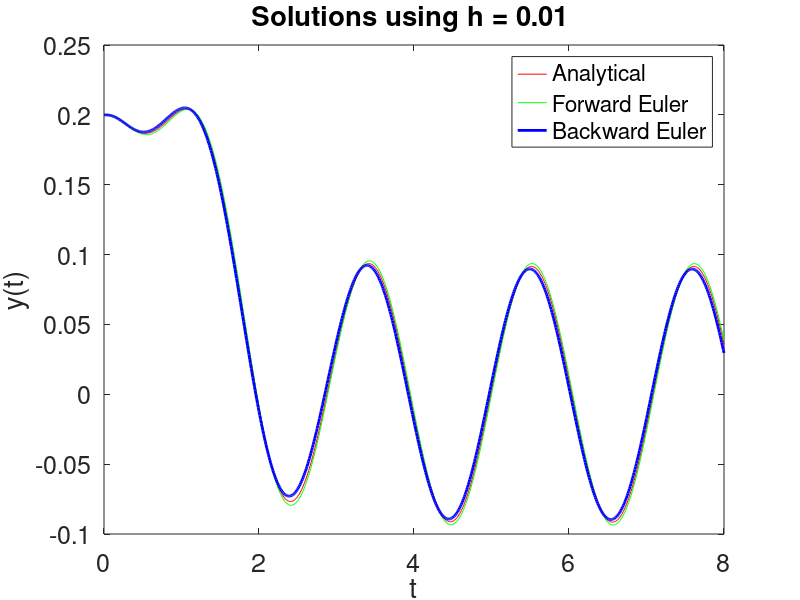

Write the MATLAB code that produced this figure.
%% AE 370 HW 3
%  Max Feinberg
%% HW3
function hw3
close all; clear all; clear figure;
 t_0 = 0.0;
 t_f = 8.0;
 y_0 = [0.2, 0.0, 0.0].';
 h = 0.01;
 t = [t_0 : h : t_f];
 y_fe = forward_euler(t, y_0, h, @yprime);
 y_be = backward_euler(t, y_0, h, @yprime);
 y_fe = y_fe(1, :);
 y_be = y_be(1, :);
 y_a = 1.02 * exp(-4.0 * t) - 2.76667 * exp(-3.0 * t) ...
 + 2.00769 * exp(-2.0 * t) - 0.0610256 * cos(3.0 * t) ...
 - 0.0682051 * sin(3.0 * t);
 figure(1)
 plot(t, y_a, 'r', t, y_fe, 'g', t, y_be, 'b', 'LineWidth', 2)
 set(gca, 'FontSize', 18)
 title(sprintf('Solutions using h = %4.2f ', h))
 xlabel('t')
 ylabel('y(t)')
 legend('Analytical', 'Forward Euler', 'Backward Euler')
 print(gcf, '-depsc2', 'hw5p1-solns')
end
%% forward euler
function y = forward_euler(t, y_0, h, yp)
 %% Integrate the ODE given by yp using the forward Euler method.
 %% Fill in required function

L = size(t);
y = zeros(1,L(1,2)-1);
w = zeros(1,L(1,2)-1);
z = zeros(1,L(1,2)-1);

y(1) = y_0(1);
w(1) = y_0(2);
z(1) = y_0(3);

for k = 1 : L(1,2)-1

    temp = yp(t(k), [y(k), w(k), z(k)]);
    z(k+1) = z(k) + h * temp(3);
    w(k+1) = w(k) + h * z(k);
    y(k+1) = y(k) + h * w(k);

end

end
%% backward_euler
function y = backward_euler(t, y_0, h, yp)
 %% Integrate the ODE given by yp using the backward Euler method.
 %% Fill in required function
tol = 10^-6;
L = size(t);
y = zeros(1,L(1,2));
y_c = 0;%zeros(1,L(1,2));
y_p = 0;%zeros(1,L(1,2));
w = zeros(1,L(1,2));
z = zeros(1,L(1,2));

y_c = y_0(1);
y(1) = y_0(1);
y_p = y_0(1);

w(1) = y_0(2);
z(1) = y_0(3);
for k = 1 : L(1,2)-1
    temp = yp(t(k), [y(k), w(k), z(k)]);
    z(k+1) = z(k) + h * temp(3);
    w(k+1) = w(k) + h * z(k);
    y_c = y(:,k) + h * w(k);
    
    y_p = y(:,k);
    countMax = -1;
    count = 0;
    while norm(y_c-y_p) > tol
       y_p = y_c;
       temp2 = yp(t(k+1), [y_p, w(k), z(k)]);
       z(k+1) = z(k) + h * temp2(3);
       w(k+1) = w(k) + h * z(k+1);
       y_c = y(k) + h * w(k+1);
       count = count + 1;
    end
    if count > countMax
       countMax = count; 
    end
    fprintf('CountMax: %f\n', countMax);
    y(:, k+1) = y_c;
end

end
%% yprime
function yp = yprime(t, y)
 %% Evaluate the derivative y'(t, y).
 yp = zeros(3, 1);
 yp(1) = y(2);
 yp(2) = y(3);
 yp(3) = - 24.0 * y(1) - 26.0 * y(2) - 9.0 * y(3) + 7.0 * sin(3.0 * t);
end 